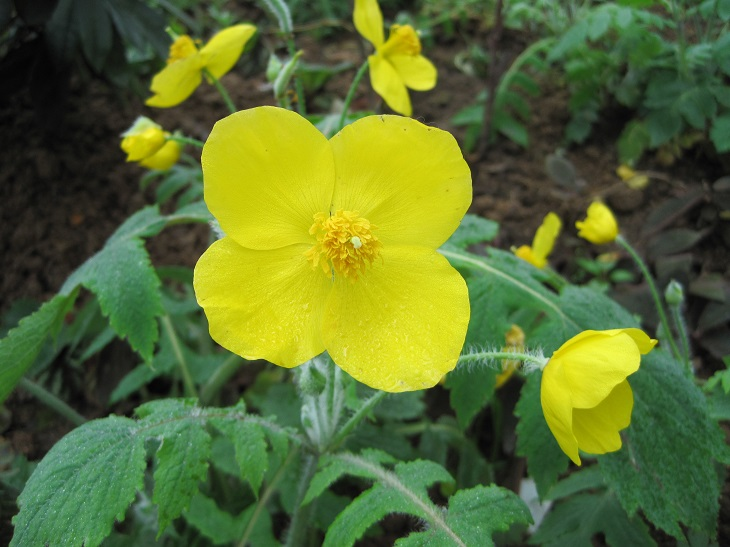
#> input picture image0.jpg, 730 x 547 px, found by its file name
$ jupyter execute '04图片位移.ipynb'
#> lines starting #> are read from the running program, lines starting #| are printed output that depends on the picture
[cell 1]
import cv2
import numpy as np
img = cv2.imread('image0.jpg',1)
#> img is the input picture: shape (547, 730, 3); mean B, G, R 48.7, 109.6, 90.1
imgInfo = img.shape
#> imgInfo = (547, 730, 3)
height = imgInfo[0]
#> height = 547
width = imgInfo[1]
#> width = 730
###
#设置一个移位矩阵
matShift = np.float32([[1, 0, 100],[0, 1, 200]])#2*3
#目标图片
dst = cv2.warpAffine(img,matShift, (height, width))# 1 data 2 mat 3  info
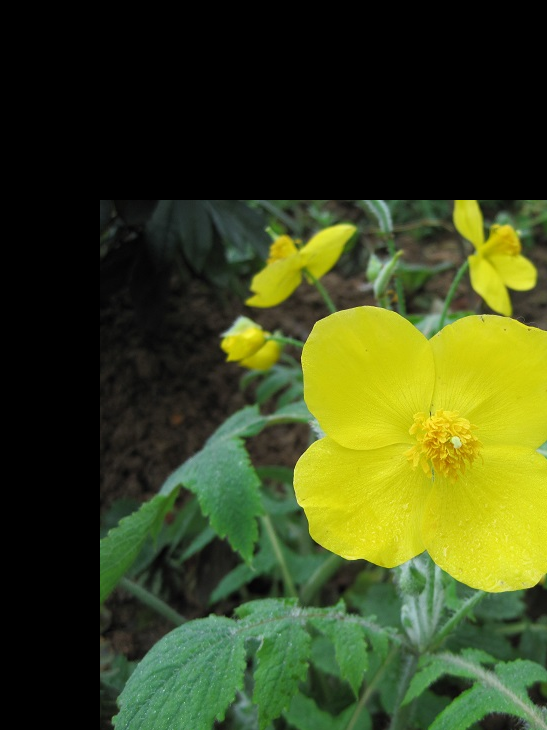
#> dst: shape (730, 547, 3); mean B, G, R 27.6, 71, 60.8
#移位 矩阵
cv2.imshow('dst', dst)
cv2.waitKey(0)


$ run again, with image1.JPG copied over image0.jpg
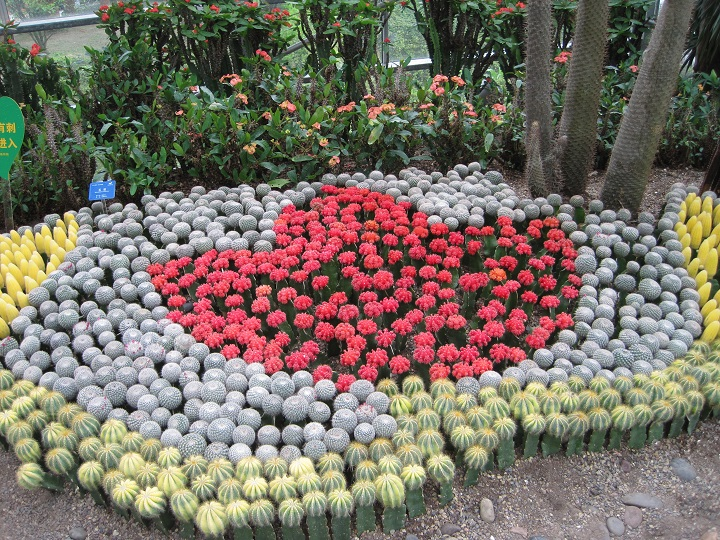
#> input picture image1.JPG, 720 x 540 px, found by its file name
#> img is the input picture: shape (540, 720, 3); mean B, G, R 101.2, 112.2, 121.6
#> `dst = cv2.warpAffine(img,matShift, (height, width))# 1 data 2 mat 3  i..`:
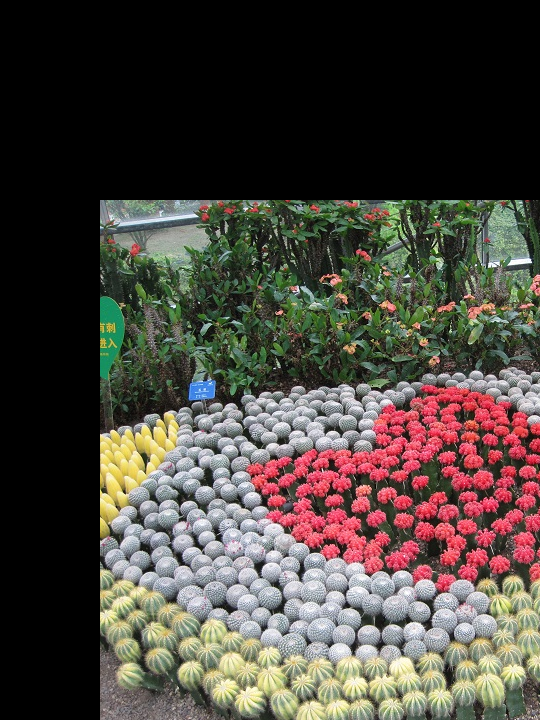
#> dst: shape (720, 540, 3); mean B, G, R 61.6, 68.7, 74.9
